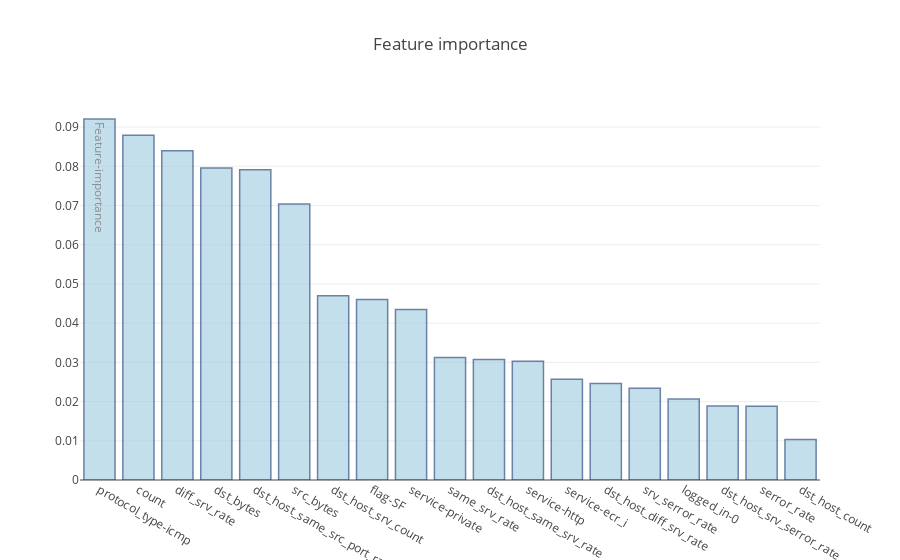

The notebook cell saved with this chart:
### Markdown cell above
# Graphics analysis

### Code cell
feats = {} # a dict to hold feature_name: feature_importance
df_plot = df.drop(columns= ['label'])
for feature, importance in zip(df_plot.columns, clf.feature_importances_):
    feats[feature] = importance #add the name/value pair 

importances = pd.DataFrame.from_dict(feats, orient='index').rename(columns={0: 'Feature-importance'})
importances=importances.sort_values(by=['Feature-importance'], ascending = False)[1:20]
trace0 = go.Bar(
    x = importances.index,
    y=importances['Feature-importance'],
    text = importances.columns,
    textposition = 'auto',
    marker=dict(
        color='rgb(158,202,225)',
        line=dict(
            color='rgb(8,48,107)',
            width=1.5,
        )
    ),
    opacity=0.6
)

data = [trace0]
layout = go.Layout(
    title='Feature importance',
)

fig = go.Figure(data=data, layout=layout)
py.iplot(fig, filename='text-hover-bar')

### Figure 1 — Plotly figure (JSON) as saved in the notebook; plotly's stock layout.template omitted (floating-point values rounded to 4 significant figures)
{"data": [{"marker": {"color": "rgb(158,202,225)", "line": {"color": "rgb(8,48,107)", "width": 1.5}}, "opacity": 0.6, "text": ["Feature-importance"], "textposition": "auto", "type": "bar", "uid": "6a9012a6-c6bf-42cc-91fd-bf84ac686652", "x": ["protocol_type-icmp", "count", "diff_srv_rate", "dst_bytes", "dst_host_same_src_port_rate", "src_bytes", "dst_host_srv_count", "flag-SF", "service-private", "same_srv_rate", "dst_host_same_srv_rate", "service-http", "service-ecr_i", "dst_host_diff_srv_rate", "srv_serror_rate", "logged_in-0", "dst_host_srv_serror_rate", "serror_rate", "dst_host_count"], "y": [0.09207, 0.08795, 0.08397, 0.07959, 0.07911, 0.07038, 0.04701, 0.04606, 0.04351, 0.03124, 0.03072, 0.03027, 0.02567, 0.02463, 0.02339, 0.02065, 0.0189, 0.0188, 0.01032]}], "layout": {"title": "Feature importance"}}
